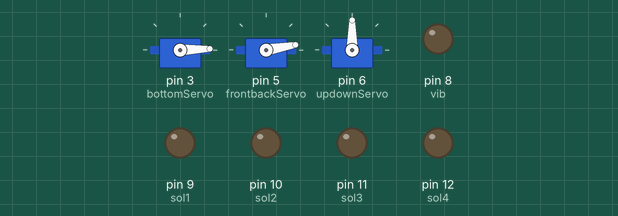
Recording of a sketch running on a simulated Arduino Uno, built with avr-gcc and run on an emulated ATmega328P. On the bench: 3 × servo, output pins drawn as LEDs (lit = HIGH).

Above: at 2.86 s.
At 5.9 s:
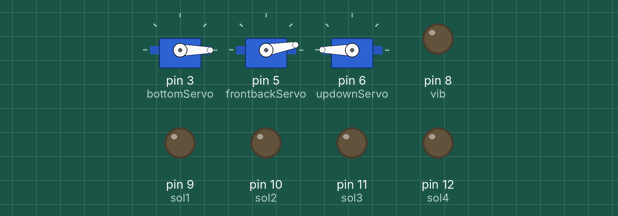
At 30.2 s:
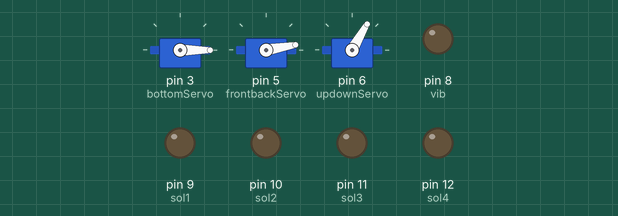
Timing chart, 0 to 40.0 s (numbered marks = the images above):
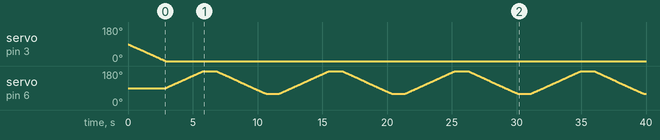

The sketch:

foxRobArmCalib.ino
```cpp
//RobotArmServoの可動範囲(5V 0.3AのDC電源での動作の場合)
//bottomServo:0-150
//frontbackServo:60-120
//updownServo:40-70

#include <VarSpeedServo.h>

VarSpeedServo bottomServo;
VarSpeedServo frontbackServo;
VarSpeedServo updownServo;

#define vib 8
#define sol1 9
#define sol2 10
#define sol3 11
#define sol4 12

char inputKey;  //キーボード入力用の変数
char buf[20];   //Serial通信用バッファの変数
int candyColor;   //砂糖の色(0~3の4通り、0:white,1:red,2:green,3.blue)
int solKnockCount;   //solKnock()でSolenoidが叩く回数
int j = 0;    //Serial通信用のバッファ数

void setup() {
  //RobotArmのServoのピン番号指定
  bottomServo.attach(3);
  frontbackServo.attach(5);
  updownServo.attach(6);

  //frontbackServoは角度固定のためsetup内で角度指定
  frontbackServo.write(10);
  frontbackServo.wait();

  //SolenoidとVibrationのピン設定
  pinMode(vib, OUTPUT);
  pinMode(sol1, OUTPUT);
  pinMode(sol2, OUTPUT);
  pinMode(sol3, OUTPUT);
  pinMode(sol4, OUTPUT);
}

void loop() {
  moveFillPos();
  delay(1000);
  moveWaitPos();
  delay(1000);
}

//WaitPositionに戻る関数
void moveWaitPos() {
  updownServo.write(60, 20, true);
  bottomServo.write(0, 20, true);
  bottomServo.wait();
  updownServo.wait();
}

//砂糖FillPositionに戻る関数
void moveFillPos() {
  bottomServo.write(0, 20, true);
  updownServo.write(180, 20, true);
  bottomServo.wait();
  updownServo.wait();
}
```

Measured:
- by itself, servo on pin 3 (bottomServo): moves from 90° to 0° over 2.9 s
